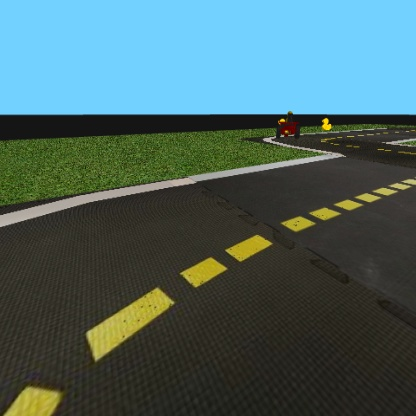
#> input picture object-detection/assets/images/120.jpg, 416 x 416 px
$ python -i visual_servoing_activity.py   (imports and definitions only)   (older library calls are emulated)
#> lines starting #> are read from the running program, lines starting #| are printed output that depends on the picture; after the words box and inside, x2 and y2 are one past the last pixel; in counts of white or black regions, pixels touching at a corner belong together
#> further down, picture is the input picture: shape (416, 416, 3); mean B, G, R 99.4, 100.4, 73.7
from typing import Tuple

import numpy as np
import cv2


def get_steer_matrix_left_lane_markings(shape: Tuple[int, int]) -> np.ndarray:
    """
    Args:
        shape:              The shape of the steer matrix.

    Return:
        steer_matrix_left:  The steering (angular rate) matrix for Braitenberg-like control
                            using the masked left lane markings (numpy.ndarray)
    """

        # Negative is steering to the right
    left_bias = -1
    steer_matrix_left = np.zeros(shape = shape, dtype = np.int8)
    steer_matrix_left[:, :int(shape[1]/2)] = left_bias
    # ---
    return steer_matrix_left


def get_steer_matrix_right_lane_markings(shape: Tuple[int, int]) -> np.ndarray:
    """
    Args:
        shape:               The shape of the steer matrix.

    Return:
        steer_matrix_right:  The steering (angular rate) matrix for Braitenberg-like control
                             using the masked right lane markings (numpy.ndarray)
    """

    steer_matrix_right = np.zeros(shape = shape, dtype = np.int8)
    steer_matrix_right[: , int(shape[1]/2):] = 1
    # ---
    return steer_matrix_right


def detect_lane_markings(image: np.ndarray) -> Tuple[np.ndarray, np.ndarray]:
    """
    Args:
        image: An image from the robot's camera in the BGR color space (numpy.ndarray)
    Return:
        left_masked_img:   Masked image for the dashed-yellow line (numpy.ndarray)
        right_masked_img:  Masked image for the solid-white line (numpy.ndarray)
    """
    h, w, _ = image.shape
#> h = 416; w = 416

    # Convert the image to other useful forms
    img = convert_image_forms(image)[0]
    imghsv = convert_image_forms(image)[1]

    # Masks
        # Gaussian Blurring
    img_gaussian_filter = gaussain_blur(img)
        # Sobel Edge Detection:
    mask_mag = sobel_edge_detection(img_gaussian_filter)[0]
    sobelx = sobel_edge_detection(img_gaussian_filter)[1]
    sobely = sobel_edge_detection(img_gaussian_filter)[2]

        # Colour Masking
    mask_white = colour_masking(imghsv)[0]
    mask_yellow = colour_masking(imghsv)[1]

        # Edge Based marking
    mask_left = np.ones(sobelx.shape)
    mask_left[:,int(np.floor(w/2)): (w + 1)] = 0
    mask_right = np.ones(sobely.shape)
    mask_right[:, 0:int(np.floor(w/2))] = 0

    mask_sobelx_pos = (sobelx > 0)
    mask_sobelx_neg = (sobelx < 0)
    mask_sobely_pos = (sobely > 0)
    mask_sobely_neg = (sobely < 0)

    mask_left_edge = (mask_mag*mask_left*mask_sobelx_neg*mask_sobely_neg*mask_yellow)
    # Inner edge pf dashed yellow line corresponds to neg grad in and y

    mask_right_edge = (mask_mag*mask_right*mask_sobelx_pos*mask_sobely_neg*mask_white) # Inner edge of solid white line represents a pos grad in x and neg grad in y

    return mask_left_edge, mask_right_edge

# Helper Functions

def convert_image_forms(image: np.ndarray) -> np.ndarray:
    """
    Args:
        image: An image from the robot's camera in the BGR color space (numpy.ndarray)

    Return:
        imghsv: Image converted to HSV space
        img: Image converted to gray space for processing
    """
    # Conver the image to HSV for any colour-based filtering
    imghsv = cv2.cvtColor(image, cv2.COLOR_BGR2HSV)
#> imghsv: shape (416, 416, 3); mean H, S, V 48.7, 91.3, 114.8
    img = cv2.cvtColor(image, cv2.COLOR_BGR2GRAY)

    return img, imghsv

def gaussain_blur(image: np.array) -> np.ndarray:
    """

    Args:
        image: An image in gray space

    Return:
        img_gaussian_filter: Image convolved with a guassian blur kernel
    """
    sigma = 4
    img_gaussian_filter = cv2.GaussianBlur(image, (0,0) , sigma)
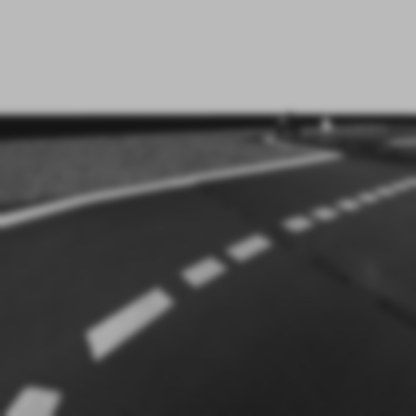
#> img_gaussian_filter: shape (416, 416); min 21, max 186, mean 92.4

    return img_gaussian_filter

def sobel_edge_detection(img_gaussian_filter: np.ndarray ) -> np.ndarray:
    """
    Convolve the image with the sobel operator to compute the numerical derivatives in the x and y directions. Apply a non-maximal supression technique to the magnitude of the change in derivatives to create a map showing large derivative changes.

    Args:
        img_gaussian_filter: An image from the robot's camera that has filtered with a gaussian filter (numpy.ndarray)

    Return:
        mask_mag: A map of region with change derivative larger than threshold (numpy.ndarray)
    """
    sobelx = cv2.Sobel(img_gaussian_filter, cv2.CV_64F,1,0)
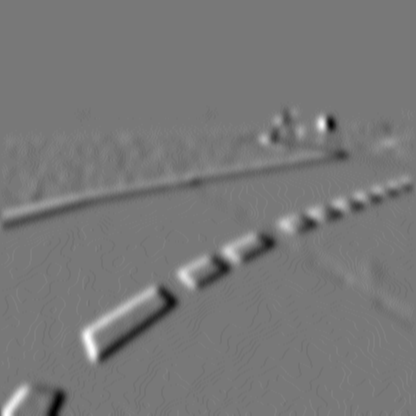
#> sobelx: shape (416, 416) float64; min -80, max 90, mean -0.1; drawn with min black and max white
    sobely = cv2.Sobel(img_gaussian_filter, cv2.CV_64F,0,1)
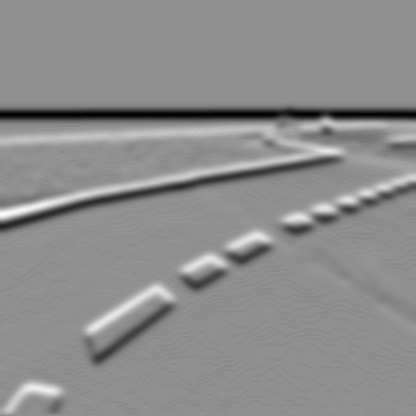
#> sobely: shape (416, 416) float64; min -132, max 103, mean -2.6; drawn with min black and max white
    Gmag = np.sqrt(sobelx*sobelx + sobely*sobely)  # Compute the magnitude of the gradients
    Gdir = cv2.phase(np.array(sobelx, np.float32), np.array(sobely, dtype=np.float32), angleInDegrees=True) # Compute the orientation of the gradients
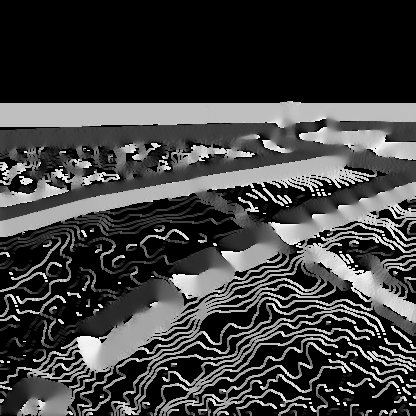
#> Gdir: shape (416, 416) float32; min 0, max 359.2, mean 89.9; drawn with min black and max white

        # Non-maximal Supression
    threshold = 25
    mask_mag = (Gmag > threshold)
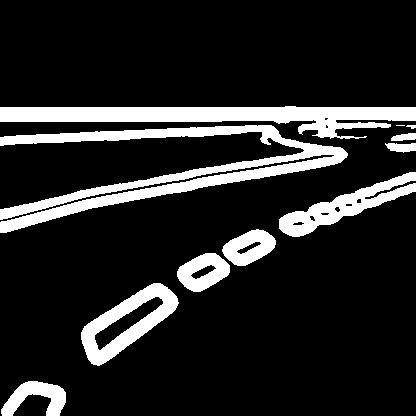
#> mask_mag: shape (416, 416) bool; 14.9% white; 11 white regions (1 under 20 px), largest, box (x1, y1, x2, y2) and area: (0, 125, 348, 233) 9086, (0, 106, 416, 139) 6822, (81, 283, 179, 366) 3008

    return mask_mag, sobelx , sobely

def colour_masking(imghsv: np.ndarray) -> np.ndarray:
    """
    Args:
        imghsv: An image from the robot's camera converted to HSV space (numpy.ndarray)

    Return:
        mask_white: Mask for image based on HSV regions for white
        mask_yellow: Mask for image based on HSV regions for yellow
    """
    white_lower_hsv = np.array([0, 0, 190])
    white_upper_hsv = np.array([179, 70, 255])
    yellow_lower_hsv = np.array([15, 110, 126])
    yellow_upper_hsv = np.array([37, 220, 255])

    mask_white = cv2.inRange(imghsv, white_lower_hsv, white_upper_hsv)
#> mask_white: shape (416, 416); 0.11% white in thin lines or dots, all inside (x1, y1, x2, y2) = (0, 138, 405, 227)
    mask_yellow = cv2.inRange(imghsv, yellow_lower_hsv, yellow_upper_hsv)
#> mask_yellow: shape (416, 416); 3.1% white; 19 white regions (10 under 20 px), largest, box (x1, y1, x2, y2) and area: (88, 288, 173, 358) 2308, (5, 387, 60, 416) 1131, (181, 258, 227, 287) 601

    return mask_white, mask_yellow

def rescale(a: float, U:float, L:float):
    if np.allclose(L,U):
        return 0.0
    return (a-l)/(L-U)

>>> import cv2
>>> picture = cv2.imread('../../../object-detection/assets/images/120.jpg')
>>> result = detect_lane_markings(picture)
#> in detect_lane_markings, `mask_sobelx_pos = (sobelx > 0)`: mask_sobelx_pos: shape (416, 416) bool; 18.5% white; 435 white regions (284 under 20 px), largest, box (x1, y1, x2, y2) and area: (1, 109, 322, 220) 7510, (270, 168, 415, 254) 3575, (74, 271, 157, 369) 2592
#> in detect_lane_markings, `mask_sobelx_neg = (sobelx < 0)`: mask_sobelx_neg: shape (416, 416) bool; 19.3% white; 448 white regions (273 under 20 px), largest, box (x1, y1, x2, y2) and area: (1, 101, 412, 237) 7662, (97, 276, 191, 384) 3295, (17, 371, 77, 416) 1477
#> in detect_lane_markings, `mask_sobely_pos = (sobely > 0)`: mask_sobely_pos: shape (416, 416) bool; 19.3% white; 163 white regions (95 under 20 px), largest, box (x1, y1, x2, y2) and area: (0, 119, 416, 224) 18435, (61, 190, 297, 275) 4835, (41, 271, 184, 348) 2872
#> in detect_lane_markings, `mask_sobely_neg = (sobely < 0)`:
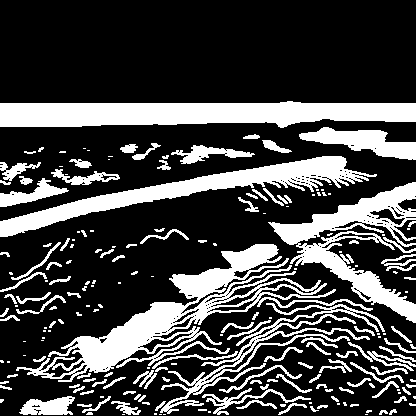
#> mask_sobely_neg: shape (416, 416) bool; 27.1% white; 205 white regions (88 under 20 px), largest, box (x1, y1, x2, y2) and area: (16, 244, 373, 382) 9568, (0, 101, 416, 128) 8755, (0, 156, 377, 237) 6332
#> in detect_lane_markings, `mask_left_edge = (mask_mag*mask_left*mask_sobelx_neg*mask_sobely_neg*m..`:
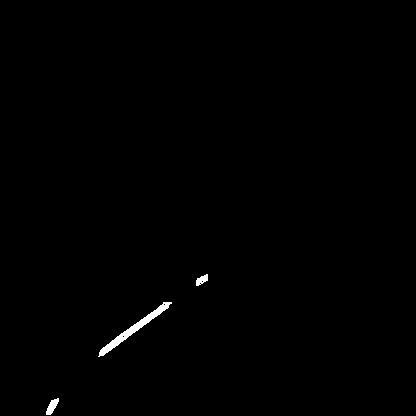
#> mask_left_edge: shape (416, 416) float64; 0.46% white; 3 white regions, box (x1, y1, x2, y2) and area: (98, 302, 172, 357) 584, (46, 398, 59, 415) 118, (196, 274, 208, 286) 86
#> in detect_lane_markings, `mask_right_edge = (mask_mag*mask_right*mask_sobelx_pos*mask_sobely_neg..`: mask_right_edge: shape (416, 416) float64; every value is 0

$ run again, on object-detection/assets/images/208.png
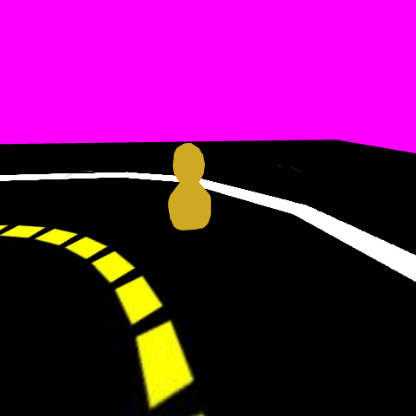
#> input picture object-detection/assets/images/208.png, 416 x 416 px
#> picture is the input picture: shape (416, 416, 3); mean B, G, R 95.4, 18.5, 106.6
#> imghsv: shape (416, 416, 3); mean H, S, V 56.5, 110.6, 106.8
#> in sobel_edge_detection, `mask_mag = (Gmag > threshold)`:
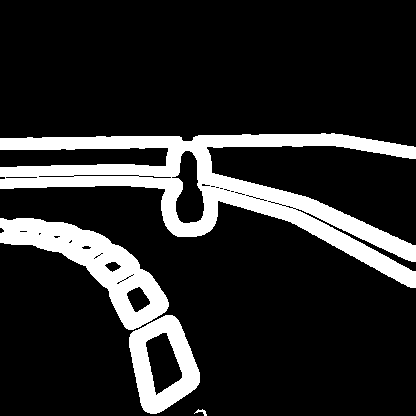
#> mask_mag: shape (416, 416) bool; 16.1% white; 4 white regions, box (x1, y1, x2, y2) and area: (0, 133, 416, 288) 17989, (0, 218, 169, 330) 6366, (129, 315, 200, 414) 3553, (194, 409, 207, 416) 36
#> mask_white: shape (416, 416); 2.5% white; 2 white regions, box (x1, y1, x2, y2) and area: (199, 179, 416, 281) 3442, (0, 172, 179, 182) 884
#> mask_yellow: shape (416, 416); 1.9% white; 85 white regions (79 under 20 px), largest, box (x1, y1, x2, y2) and area: (168, 143, 211, 230) 2760, (145, 380, 152, 397) 59, (149, 400, 158, 407) 36, (187, 377, 193, 383) 26, (167, 321, 173, 330) 21, (178, 385, 184, 389) 20
#> mask_sobelx_pos: shape (416, 416) bool; 10.1% white; 20 white regions (6 under 20 px), largest, box (x1, y1, x2, y2) and area: (28, 219, 168, 416) 6355, (211, 187, 415, 293) 4418, (118, 132, 189, 242) 3069
#> mask_sobelx_neg: shape (416, 416) bool; 10.3% white; 85 white regions (53 under 20 px), largest, box (x1, y1, x2, y2) and area: (55, 217, 216, 416) 7144, (186, 132, 415, 265) 6592, (23, 214, 50, 248) 516
#> mask_sobely_pos: shape (416, 416) bool; 9.4% white; 21 white regions (10 under 20 px), largest, box (x1, y1, x2, y2) and area: (190, 169, 416, 266) 4631, (0, 213, 174, 304) 4402, (0, 139, 216, 178) 3588
#> mask_sobely_neg: shape (416, 416) bool; 15% white; 15 white regions (7 under 20 px), largest, box (x1, y1, x2, y2) and area: (0, 128, 416, 164) 9015, (190, 184, 416, 293) 4734, (0, 230, 174, 337) 4485
#> mask_left_edge: shape (416, 416) float64; 0.24% white; 24 white regions (19 under 20 px), largest, box (x1, y1, x2, y2) and area: (186, 208, 208, 230) 220, (197, 165, 205, 173) 51, (202, 188, 208, 196) 33, (187, 377, 193, 383) 26, (178, 385, 184, 389) 20
#> in detect_lane_markings, `mask_right_edge = (mask_mag*mask_right*mask_sobelx_pos*mask_sobely_neg..`:
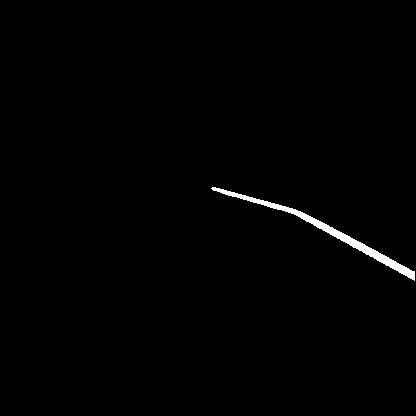
#> mask_right_edge: shape (416, 416) float64; 0.81% white; 1 white region, box (x1, y1, x2, y2) and area: (211, 187, 415, 281) 1407
